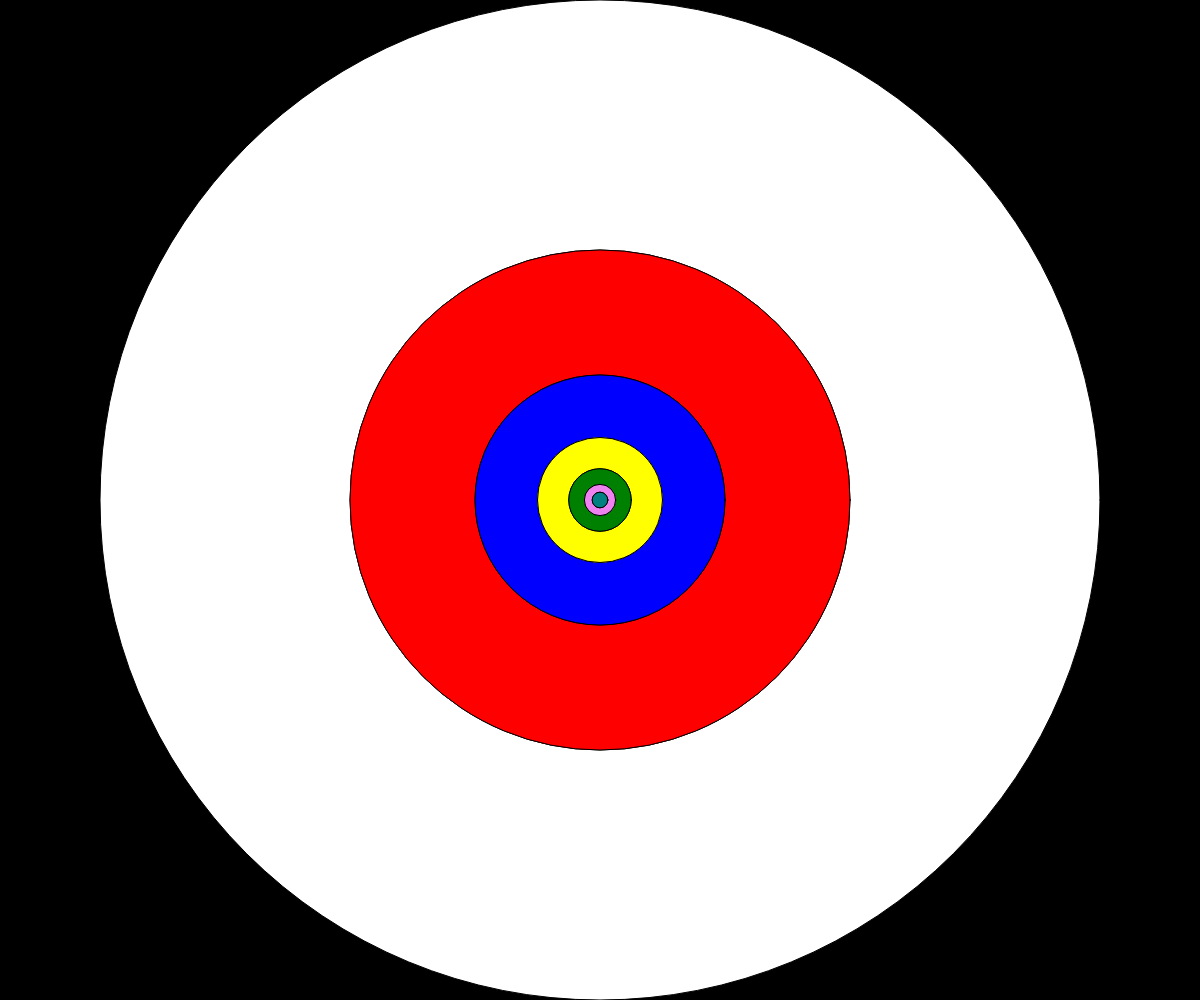
Frame 1 (no input)
Frame 60 (no input): identical to frame 1, image omitted
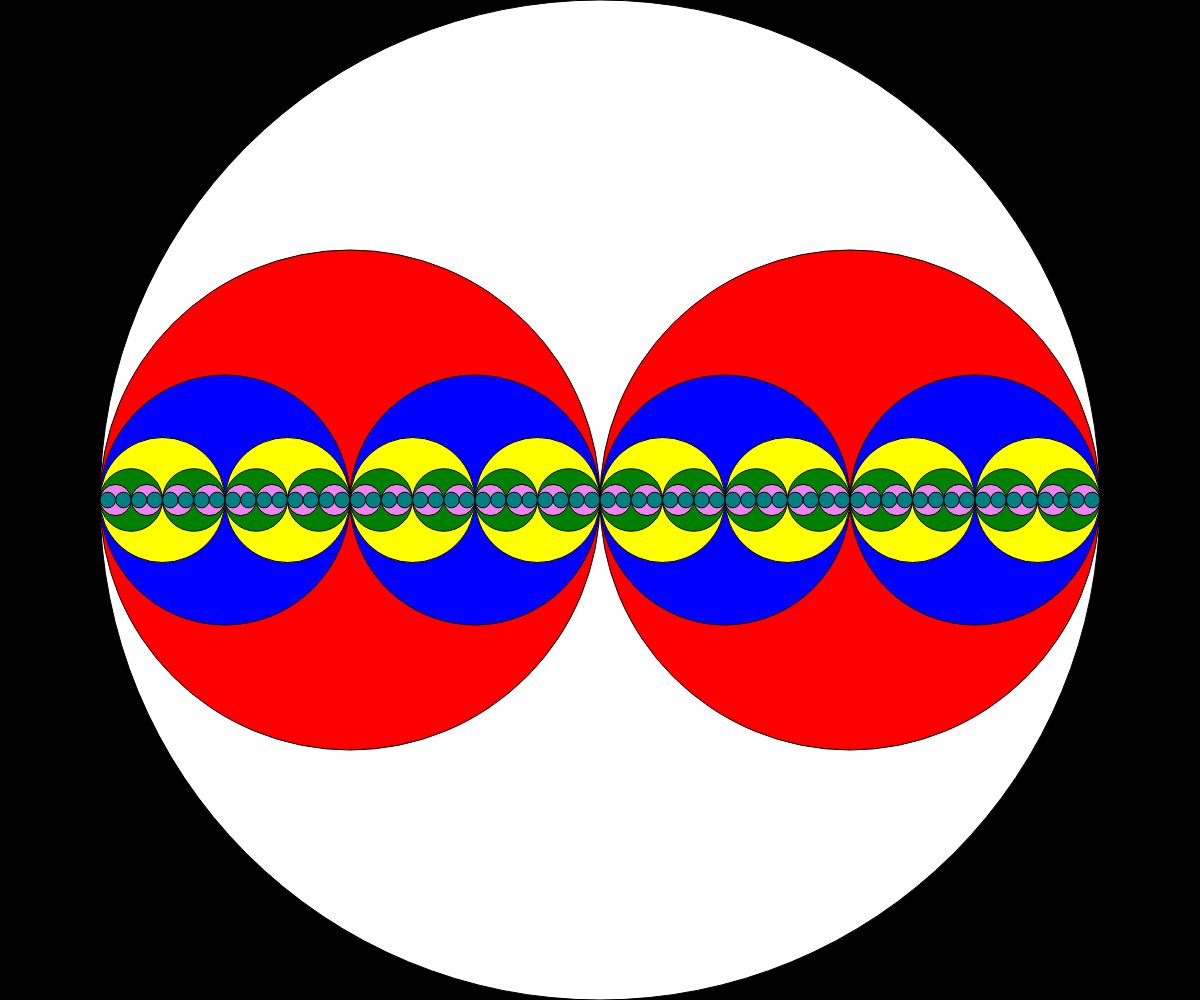
Frame 120 (the mouse pressed at the canvas centre since frame 60)

The p5.js sketch that drew these frames (run headless with seeded random() and noise() and a simulated clock; from frame 60 on, the mouse is pressed at the canvas centre):

// p5.js sketch
// ── sketch.js
// First Demo

let theColors = ["white", "red", "blue", "yellow", "green", "violet", "teal"];

function setup() {
  createCanvas(windowWidth, windowHeight);
}

function draw() {
  background("black");
  recursiveCircle(width/2, height, 0);
}

function recursiveCircle(x, diameter, level) {
  fill(theColors[level]);
  circle(x, height/2, diameter);

  if (diameter > 20) {
    recursiveCircle(x-(mouseX/width/2)*diameter, diameter/2, level+1);
    recursiveCircle(x+(mouseX/width/2)*diameter, diameter/2, level+1);
  }
}
